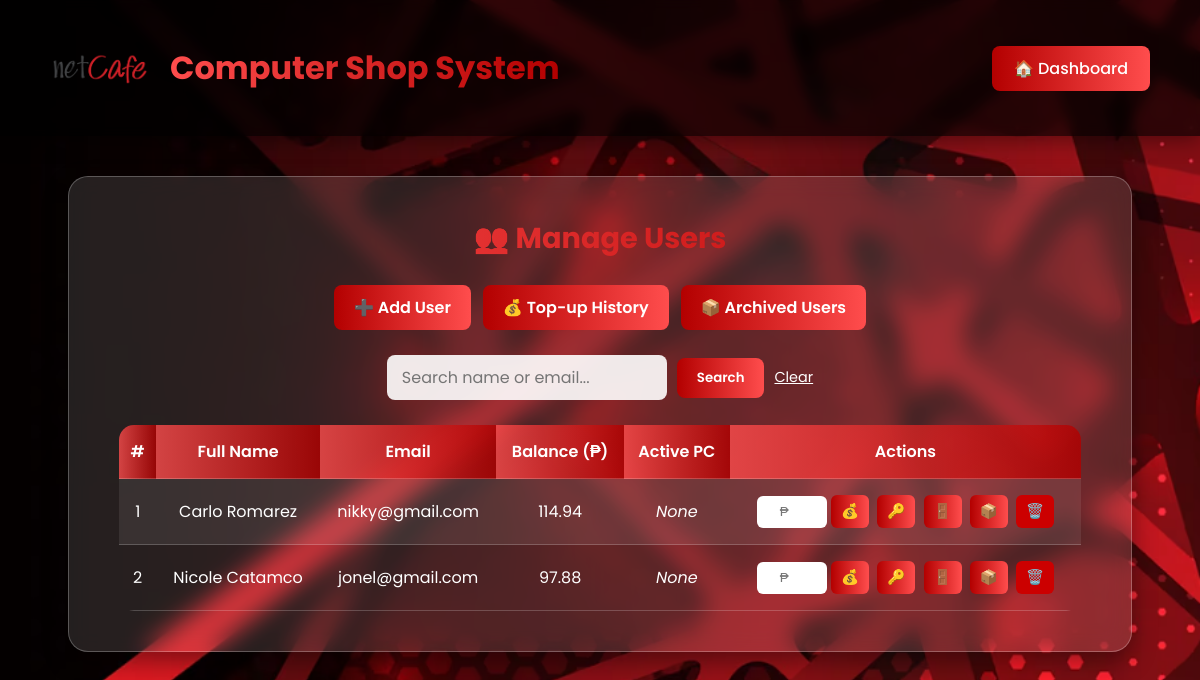
The page /computer_shop_system/admin/manage_users.php (signed in) on the database its author committed.
### tables this page shows
CREATE TABLE `users` (
  `user_id` int(11) NOT NULL,
  `full_name` varchar(100) NOT NULL,
  `email` varchar(100) NOT NULL,
  `password` varchar(255) NOT NULL,
  `balance` decimal(10,2) DEFAULT 0.00,
  `role_id` int(11) NOT NULL,
  `active_pc_id` int(11) DEFAULT NULL,
  `date_created` timestamp NOT NULL DEFAULT current_timestamp(),
  `is_archived` tinyint(1) NOT NULL DEFAULT 0
);

### computer_shop_system/admin/manage_users.php (the view, shortened to what this page needs)
<?php
include('../db_connect.php');
$search = '';
$sql = "SELECT * FROM users WHERE role_id = 2 AND is_archived = 0";
$sql .= " ORDER BY full_name ASC";
$users = $conn->query($sql);
?>
<!DOCTYPE html>
<html lang="en">
<head>
</head>
<body>
<header>
    <div class="header-left">
        <img src="assets/company/company.png" alt="Company Logo">
        <h2>Computer Shop System</h2>
    </div>
    <a href="admin_dashboard.php" class="back-btn">🏠 Dashboard</a>
</header>
<main>
    <div class="table-container">
        <h3>👥 Manage Users</h3>
        <div class="nav-links">
            <a href="add_user.php">➕ Add User</a>
            <a href="topup_history.php">💰 Top-up History</a>
            <a href="archived_users.php">📦 Archived Users</a>
        </div>
        <form class="search-bar" method="GET" action="">
            <input type="text" name="search" placeholder="Search name or email..."
                   value="<?php echo htmlspecialchars($search); ?>">
            <button type="submit">Search</button>
            <a href="manage_users.php">Clear</a>
        </form>
        <table>
            <tr>
                <th>#</th>
                <th>Full Name</th>
                <th>Email</th>
                <th>Balance (₱)</th>
                <th>Active PC</th>
                <th>Actions</th>
            </tr>
            <?php
            $i = 1;
            while ($row = $users->fetch_assoc()):
            ?>
            <tr>
                <td><?php echo $i++; ?></td>
                <td><?php echo htmlspecialchars($row['full_name']); ?></td>
                <td><?php echo htmlspecialchars($row['email']); ?></td>
                <td><?php echo number_format($row['balance'], 2); ?></td>
                <td>
                    <?php
                    if ($row['active_pc_id']) {
                        $pc = $conn->query("SELECT computer_name FROM computers WHERE computer_id={$row['active_pc_id']}");
                        echo ($pc && $pc->num_rows > 0) ? $pc->fetch_assoc()['computer_name'] : 'Unknown';
                    } else echo "<i>None</i>";
                    ?>
                </td>
                <td>
                    <form action="add_credits.php" method="POST">
                        <input type="number" name="amount" min="1" step="0.01" placeholder="₱" required>
                        <button type="submit" title="Add Credits">💰</button>
                    </form>
                    <form action="actions/reset_password.php" method="POST">
                        <button type="submit" title="Reset Password">🔑</button>
                    </form>
                    <form action="actions/logout_user.php" method="POST">
                        <button type="submit" title="Force Logout" onclick="return confirm('Force logout this user?');">🚪</button>
                    </form>
                    <form action="actions/archive_user.php" method="POST">
                        <button type="submit" title="Archive User" onclick="return confirm('Archive this user?');">📦</button>
                    </form>
                    <form action="actions/delete_user.php" method="POST">
                        <button type="submit" title="Delete User" style="background:#cc0000;" onclick="return confirm('⚠️ Permanently delete this user and all data?');">🗑️</button>
                    </form>
                </td>
            </tr>
            <?php endwhile; ?>
        </table>
    </div>
</main>
</body>
</html>

### computer_shop_system/admin/manage_users.php (style rules this page uses)
* { margin: 0; padding: 0; box-sizing: border-box; font-family: 'Poppins', sans-serif; }
body { background: url('assets/company/bgadmin.png') no-repeat center center/cover; min-height: 100vh; display: flex; flex-direction: column; color: #fff; }
header { display: flex; justify-content: space-between; align-items: center; padding: 18px 50px; background: rgba(0, 0, 0, 0.65); box-shadow: 0 4px 20px rgba(0, 0, 0, 0.4); backdrop-filter: blur(6px); }
.header-left { display: flex; align-items: center; gap: 20px; }
.header-left img { width: 100px; height: 100px; object-fit: contain; }
.header-left h2 { font-size: 2rem; background: linear-gradient(90deg, #ff4d4d, #b30000); -webkit-background-clip: text; -webkit-text-fill-color: transparent; font-weight: 700; }
.back-btn { background: linear-gradient(90deg, #b30000, #ff4d4d); color: #fff; padding: 10px 22px; border-radius: 8px; font-weight: 500; text-decoration: none; transition: all 0.3s ease; }
main { flex: 1; display: flex; justify-content: center; align-items: flex-start; padding: 40px; }
.table-container { background: rgba(255, 255, 255, 0.12); border-radius: 20px; padding: 40px 50px; width: 95%; max-width: 1200px; backdrop-filter: blur(12px); border: 1px solid rgba(255, 255, 255, 0.25); box-shadow: 0 10px 25px rgba(0, 0, 0, 0.4); overflow-x: auto; }
h3 { text-align: center; font-size: 1.8rem; margin-bottom: 25px; background: linear-gradient(90deg, #ff4d4d, #b30000); -webkit-background-clip: text; -webkit-text-fill-color: transparent; font-weight: 700; }
.nav-links { display: flex; justify-content: center; flex-wrap: wrap; gap: 12px; margin-bottom: 25px; }
.nav-links a { background: linear-gradient(90deg, #b30000, #ff4d4d); color: white; padding: 10px 20px; border-radius: 8px; font-weight: 600; text-decoration: none; transition: all 0.3s ease; }
.search-bar { display: flex; justify-content: center; align-items: center; gap: 10px; margin-bottom: 25px; }
.search-bar input { padding: 10px 15px; border-radius: 8px; border: none; outline: none; font-size: 1rem; width: 280px; background: rgba(255, 255, 255, 0.9); color: #222; }
.search-bar button { background: linear-gradient(90deg, #b30000, #ff4d4d); color: #fff; border: none; padding: 10px 20px; border-radius: 8px; font-weight: 600; cursor: pointer; transition: all 0.3s ease; }
.search-bar a { color: #fff; text-decoration: underline; font-size: 0.9rem; }
table { width: 100%; border-collapse: collapse; border-radius: 15px; overflow: hidden; margin-top: 10px; }
th, td { padding: 14px 10px; text-align: center; border-bottom: 1px solid rgba(255, 255, 255, 0.2); }
th { background: linear-gradient(90deg, rgba(255,77,77,0.8), rgba(179,0,0,0.8)); color: #fff; font-weight: 600; font-size: 1rem; }
tr:nth-child(even) { background: rgba(255, 255, 255, 0.08); }
td form { display: inline-block; margin: 2px; }
td input[type="number"] { padding: 6px; border-radius: 6px; border: none; width: 70px; text-align: center; }
td button { background: linear-gradient(90deg, #b30000, #ff4d4d); border: none; color: #fff; border-radius: 6px; padding: 6px 10px; cursor: pointer; transition: 0.3s; font-size: 0.9rem; }

### rows shown on the page
users: full_name "Carlo Romarez", email "nikky@gmail.com", balance "114.94", shows "None"
users: full_name "Nicole Catamco", email "jonel@gmail.com", balance "97.88", shows "None"
